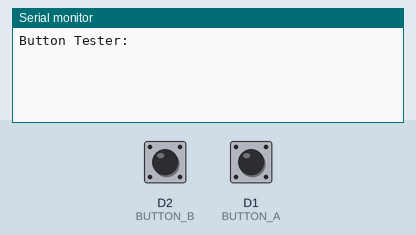
Recording of a sketch running on a simulated ESP8266 (NodeMCU). On the bench: the last lines printed to the serial monitor. The test bench sets the inputs (shaded band); at power-on: D2 (BUTTON_B) HIGH, D1 (BUTTON_A) HIGH.

Above: at 1.2 s.
1.3 s: D2 (BUTTON_B) pulled LOW for 0.15 s
At 2.1 s:
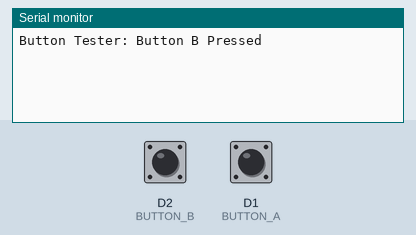
2.9 s: D1 (BUTTON_A) pulled LOW for 0.15 s
At 3.4 s:
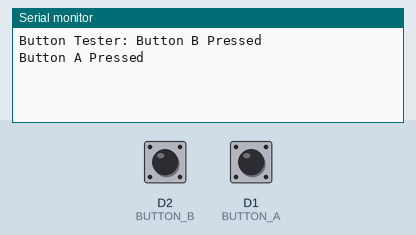

The sketch:

button_controller.ino
```cpp
const int BUTTON_A = D1;
const int BUTTON_B = D2;

int lastA = HIGH;
int lastB = HIGH;

void setup()
{
  Serial.begin(115200);
  pinMode(BUTTON_A, INPUT_PULLUP);
  pinMode(BUTTON_B, INPUT_PULLUP);
  Serial.print("Button Tester: ");
}

void loop()
{
  int a = digitalRead(BUTTON_A);
  int b = digitalRead(BUTTON_B);
  if (a == LOW && lastA == HIGH)
  {
    Serial.println("Button A Pressed");
  }
  if (b == LOW && lastB == HIGH)
  {
    Serial.println("Button B Pressed");
  }
  lastA = a;
  lastB = b;
  delay(20);
}
```

Measured:
- after the input at 1.3 s, the serial monitor: prints a new line at once (image 1)
- after the input at 2.9 s, the serial monitor: prints a new line at once (image 2)
